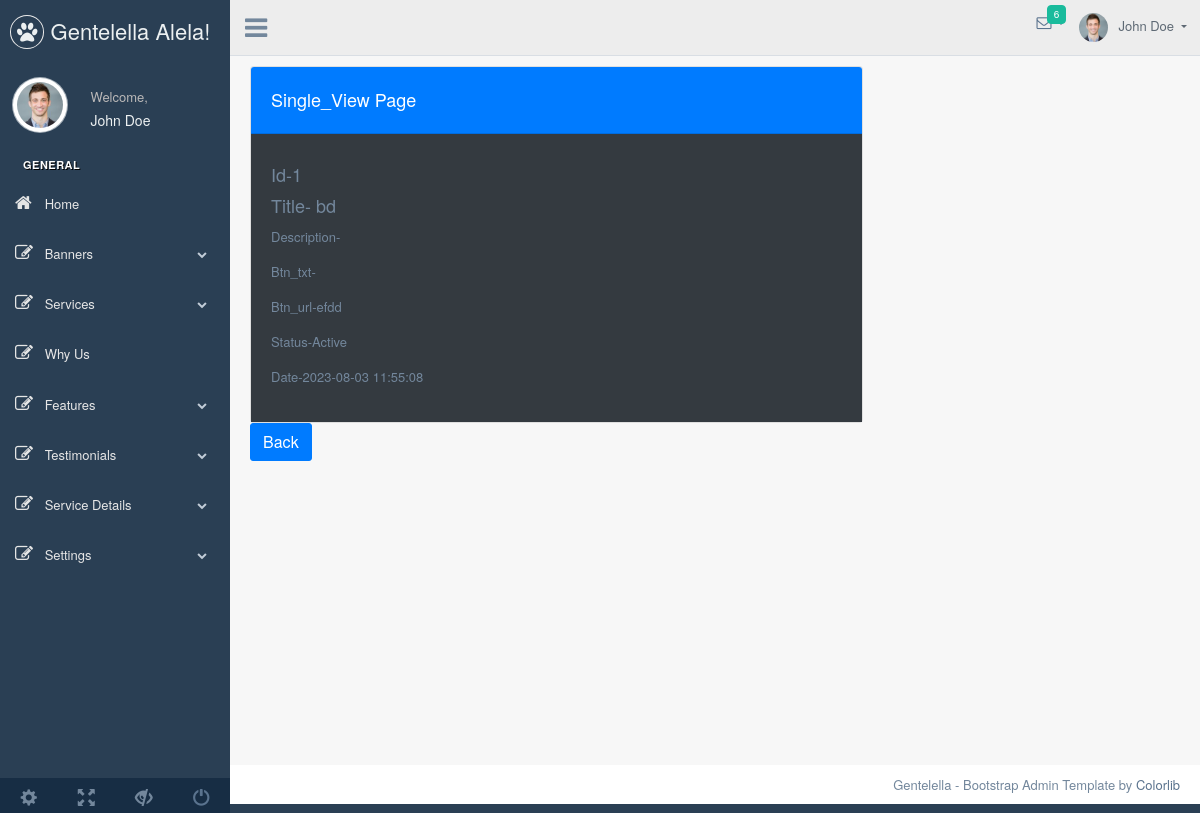
The page /admin/banner/single_banner.php?id=1 (signed in) on the database its author committed.
### tables this page shows
CREATE TABLE `banners` (
  `id` int NOT NULL,
  `title` varchar(200) NOT NULL,
  `description` text,
  `btn_txt` varchar(50) DEFAULT NULL,
  `btn_url` varchar(100) DEFAULT NULL,
  `status` int NOT NULL DEFAULT '1' COMMENT '1=Active,2=Deactive',
  `created_at` timestamp NOT NULL DEFAULT CURRENT_TIMESTAMP
);

### admin/banner/single_banner.php (called while the page is built, shortened)
<?php
require_once "../db.php";
$id= $_GET ['id'];
if($id && (int) $id){
$query = " SELECT id,title,description,btn_txt,btn_url,status,created_at FROM `banners` WHERE id = $id";
$result = mysqli_query($conn, $query);
if(mysqli_num_rows($result) > 0)
{
    $data = mysqli_fetch_assoc($result);
}
}
else
{
    header('Location:404.php');
}
include "../view/banner/single_banner.view.php";

### admin/view/banner/single_banner.view.php (the view)
<?php
 include_once "../view/layouts/header.view.php";
?>
  <body  class="text-bg-dark p-3">
   <section class="mt-5">
    <div class="container">
        <div class="row ">
            <div class="col-lg-8">
                <div class="card " >
                    <div class="card-header bg-primary"> <h2 style="color:white;">Single_View Page</h2></div>
                    <div class="card-body bg-dark">
                         <h2>Id-<?=$data['id']?></h2>
                         <h2>Title-<?=$data['title']?></h2>
                        <p> Description-<?=$data['description']?></p>
                        <p>Btn_txt-<?=$data['btn_txt']?></p>
                        <p>Btn_url-<?=$data['btn_url']?></p>
                        <p>Status-<?=$data['status'] == 1 ? "Active": "Deactive"?></p>
                        <p>Date-<?=$data['created_at']?></p>
                        </div>
                        </div>
            <div>
                <a href="all_banner.php" class="btn btn-primary ">Back</a>
            </div>
            </div>
         </div>
    </div>
   </section>
   <?php
  include_once "../view/layouts/footer.view.php";
?>

### rows shown on the page
banners: id "1", title "bd", btn_url "efdd", created_at "2023-08-03 11:55:08"
